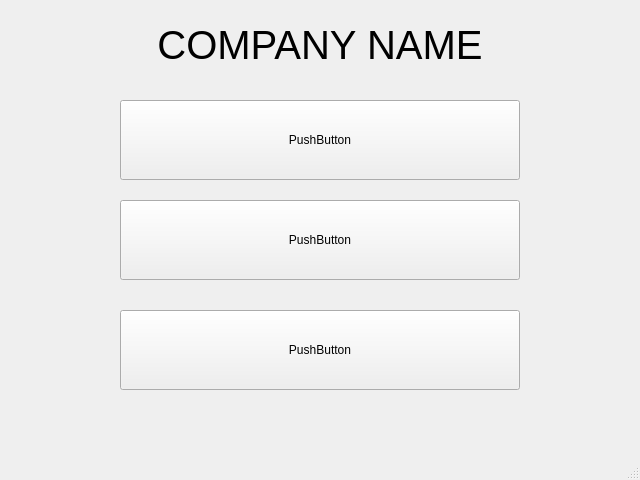
<?xml version="1.0" encoding="UTF-8"?>
<ui version="4.0">
 <class>MainWindow</class>
 <widget class="QMainWindow" name="MainWindow">
  <property name="geometry">
   <rect>
    <x>0</x>
    <y>0</y>
    <width>640</width>
    <height>480</height>
   </rect>
  </property>
  <property name="windowTitle">
   <string>MainWindow</string>
  </property>
  <widget class="QWidget" name="centralwidget">
   <widget class="QPushButton" name="pushButton">
    <property name="geometry">
     <rect>
      <x>120</x>
      <y>100</y>
      <width>400</width>
      <height>80</height>
     </rect>
    </property>
    <property name="text">
     <string>PushButton</string>
    </property>
   </widget>
   <widget class="QPushButton" name="pushButton_2">
    <property name="geometry">
     <rect>
      <x>120</x>
      <y>200</y>
      <width>400</width>
      <height>80</height>
     </rect>
    </property>
    <property name="text">
     <string>PushButton</string>
    </property>
   </widget>
   <widget class="QPushButton" name="pushButton_3">
    <property name="geometry">
     <rect>
      <x>120</x>
      <y>310</y>
      <width>400</width>
      <height>80</height>
     </rect>
    </property>
    <property name="text">
     <string>PushButton</string>
    </property>
   </widget>
   <widget class="QLabel" name="label">
    <property name="geometry">
     <rect>
      <x>120</x>
      <y>20</y>
      <width>400</width>
      <height>50</height>
     </rect>
    </property>
    <property name="font">
     <font>
      <pointsize>30</pointsize>
     </font>
    </property>
    <property name="text">
     <string>COMPANY NAME</string>
    </property>
    <property name="alignment">
     <set>Qt::AlignCenter</set>
    </property>
   </widget>
  </widget>
  <widget class="QMenuBar" name="menubar">
   <property name="geometry">
    <rect>
     <x>0</x>
     <y>0</y>
     <width>640</width>
     <height>26</height>
    </rect>
   </property>
  </widget>
  <widget class="QStatusBar" name="statusbar"/>
 </widget>
 <resources/>
 <connections/>
</ui>
